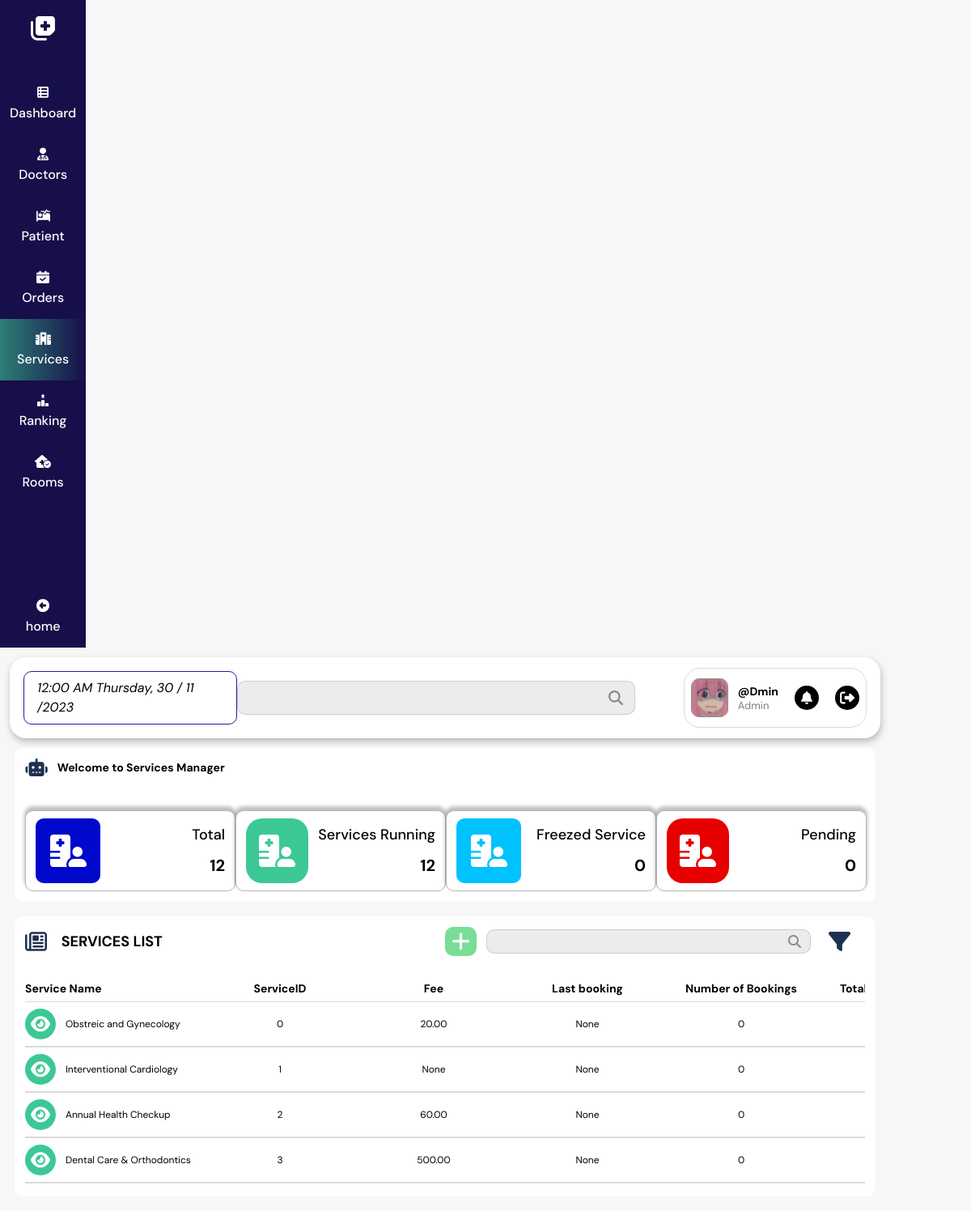
The app's page /adminService/ with its own data.
### service/models.py (models this page shows, shortened)
class Service(models.Model):
    service_id = models.CharField(max_length=8, primary_key=True)
    description = models.TextField()
    price = models.DecimalField(max_digits=6, decimal_places=2, null=True)
    service_name = models.CharField(max_length=50, null=True)
    service_type = models.CharField(max_length=30, null=True)
    status = models.IntegerField(default=2)
    total_order = models.IntegerField(default=0)
    total_payment = models.IntegerField(default=0)
    lastbooking_date = models.DateField(null=True)

### admin/views.py (the view, shortened to what this page needs)
# urls.py: path('adminService/', views.adminService, name='adminService'),
def adminService(request):
    services = Service.objects.all()
    total = Service.objects.all().count()
    service_running = Service.objects.filter(status=1).count()
    service_freezed = Service.objects.filter(status=2).count()
    service_pending = Service.objects.filter(status=3).count()
    context = {
        'total': total,
        'service_running': service_running,
        'service_freezed': service_freezed,
        'service_pending': service_pending,
        'services': services,
    }
    return render(request, 'admin/admin_service.html', context)

### admin/templates/admin/admin_service.html (shortened to what this page needs)
{% load static %}
<!DOCTYPE html>
<html lang="en">
<head>
    <link rel="stylesheet" href="https://cdnjs.cloudflare.com/ajax/libs/normalize/8.0.1/normalize.min.css">
    <link rel="stylesheet" href="{% static 'css/grid.css' %}">
    <link rel="stylesheet" href="{% static 'css/service_admin.css' %}">
    <link rel="stylesheet" href="https://cdnjs.cloudflare.com/ajax/libs/font-awesome/6.4.2/css/all.min.css">
</head>
<body>
    <div class="main">
        <div class="grid">
            <div class="row no-gutters">
                <div class="col ls-1">
                    <div class="navbar">
                        <div class="navbar__addButton">
                            <img src="{% static 'img/all/add_logo.svg' %}" alt="" class=navbar__addButton-img>
                        </div>
                        <ul class="navbar__list">
                            <a href="{% url 'admin+' %}" class="navbar__item">
                                <img src="{% static 'img/all/dashboard.svg' %}" alt="" class="navbar__item-img">
                                <div class="navbar__item-heading">Dashboard</div>
                            </a>
                            <a href="{% url 'adminDoctor' %}" class="navbar__item ">
                                <img src="{% static 'img/all/doctor.svg' %}" alt="" class="navbar__item-img">
                                <div class="navbar__item-heading">Doctors</div>
                            </a>
                            <a href="{% url 'adminPatient' %}" class="navbar__item">
                                <img src="{% static 'img/all/patient.svg' %}" alt="" class="navbar__item-img">
                                <div class="navbar__item-heading">Patient</div>
                            </a>
                            <a href="{% url 'adminAppointment' %}" class="navbar__item">
                                 <img src="{% static 'img/all/order.svg' %}" alt="" class="navbar__item-img">
                                 <div class="navbar__item-heading">Orders</div>
                            </a>
                            <a href="{% url 'adminService' %}" class="navbar__item  active">
                                <img src="{% static 'img/all/material.svg' %}" alt="" class="navbar__item-img">
                                <div class="navbar__item-heading">Services</div>
                            </a>
                            <a href="{% url 'admin+' %}" class="navbar__item">
                                <img src="{% static 'img/all/Ranking.svg' %}" alt="" class="navbar__item-img">
                                <div class="navbar__item-heading">Ranking</div>
                            </a>
                            <a href="{% url 'adminRoom' %}" class="navbar__item">
                                <img src="{% static 'img/all/rooms.svg' %}" alt="" class="navbar__item-img">
                                <div class="navbar__item-heading">Rooms</div>
                            </a>
                            <a href="" class="navbar__item home">
                                <img src="{% static 'img/all/homenew.svg' %}" alt="" class="navbar__item-img">
                                <div class="navbar__item-heading">home</div>
                            </a>
                        </ul>
                    </div>
                </div>
                    <div class="col l-11">
                        <div class="row no-gutters">
                            <div class="col l-12">
                                <div class="header">
                                    <div class="header__wrapper">
                                        <div class="header__heading">
                                            <div class="header__heading-date">
                                                12:00 AM Thursday, 30 / 11 /2023
                                            </div>
                                            <div class="header__search-wrapper">
                                                <input type="text" class="header__search">
                                                <img src="{% static 'img/all/brown-search.svg' %}" alt="" class="header__search-icon">
                                            </div>
                                            <div class="header__account">
                                                <div class="header__account-wrapper">
                                                    <img src="{% static 'img/all/avatar.svg' %}" alt="" class="header__account-img">
                                                    <div class="header__account-info">
                                                        <div class="header__account-name">@Dmin</div>
                                                        <div class="header__acount-role">Admin</div>
                                                    </div>
                                                    <div class="header__logout-wrapper">
                                                        <img src="{% static 'img/all/bell.svg' %}" alt="" class="header__logout-img">
                                                    </div>
                                                    <a href="" class="header__logout-wrapper">
                                                        <img src="{% static 'img/all/logout.svg' %}" alt="" class="header__logout-img">
                                                    </a>
                                                </div>
                                            </div>
                                        </div>
                                    </div>
                                </div>
                            </div>
                        </div>
                        <div class="row no-gutters">
                            <div class="col l-12">
                                <div class="dashboard">
                                    <div class="dashboard__header">
                                        <img src="{% static 'img/all/robot.svg' %}" class="dashboard__icon">
                                        <div class="dashboard__heading">
                                            Welcome to Services Manager
                                        </div>
                                    </div>
                                    <div class="dashboard__list">
                                        <form action="" method="POST">
                                            <button name="all" value="all" class="dashboard__item" style="background-color: white;">
                                                <div class="dashboard-item__wrapper">
                                                    <img src="{% static 'img/all/manager-icon.svg' %}" alt="" class="dashboard__item-img">
                                                </div>
                                                <div class="dashboard-item__info">
                                                    <div class="dashboard__item-title">Total</div>
                                                    <div class="dashboard__item-number">{{total}}</div>
                                                </div>
                                            </button>
                                        </form>
                                        <form action="" method="POST">
                                            <button name="running" value="running" class="dashboard__item" style="background-color: white;">
                                                <div class="dashboard-item__wrapper green">
                                                    <img src="{% static 'img/all/manager-icon.svg' %}" alt="" class="dashboard__item-img">
                                                </div>
                                                <div class="dashboard-item__info">
                                                    <div class="dashboard__item-title">Services Running</div>
                                                    <div class="dashboard__item-number">{{service_running}}</div>
                                                </div>
                                            </button>
                                        </form>
                                        <form action="" method="POST">
                                            <button name="freezed" value="freezed" class="dashboard__item" style="background-color: white;">
                                                <div class="dashboard-item__wrapper blue">
                                                    <img src="{% static 'img/all/manager-icon.svg' %}" alt="" class="dashboard__item-img">
                                                </div>
                                                <div class="dashboard-item__info">
                                                    <div class="dashboard__item-title">Freezed Service</div>
                                                    <div class="dashboard__item-number">{{service_freezed}}</div>
                                                </div>
                                            </button>
                                        </form>
                                        <form action="" method="POST">
                                            <button value="pending" name="pending" class="dashboard__item" style="background-color: white;">
                                                <div class="dashboard-item__wrapper red">
                                                    <img src="{% static 'img/all/manager-icon.svg' %}" alt="" class="dashboard__item-img">
                                                </div>
                                                <div class="dashboard-item__info">
                                                    <div class="dashboard__item-title">Pending</div>
                                                    <div class="dashboard__item-number">{{service_pending}}</div>
                                                </div>
                                            </button>
                                        </form>
                                    </div>
                                </div>
                            </div>
                        </div>
                        <div class="row no-gutters">
                            <div class="col l-12">
                                <div class="appointment">
                                    <div class="appointment__headers">
                                        <div class="appointment__headers-wrapper">
                                            <img src="{% static 'img/all/paper.svg' %}" alt="" class="appointment__headers-img">
                                            <div class="appointment__heading">SERVICES LIST</div>
                                        </div>
                                        <div class="appointment__headers-wrapper">
                                            <div class="appointment__add-wrapper">
                                                <img class="appointment__add" src="{% static 'img/all/plus.svg' %}" alt="">
                                            </div>
                                            <form method="POST" class="appointment__search-wrapper">
                                                <img src="{% static 'img/all/brown-search.svg' %}" alt="" class="appointment__search-icon">
                                                <input  name="filter" class="appointment__search">
                                            </form>
                                            <img src="{% static 'img/all/filter.svg' %}" alt="" class="appointment__headers-img">
                                        </div>
                                    </div>
                                    <div class="appointment__list">
                                        <div class="appointment__list-header">
                                            <div class="appoitment__list-header-item-patient">
                                                Service Name
                                            </div>
                                            <div class="appoitment__list-header-item">
                                                ServiceID
                                            </div>
                                            <div class="appoitment__list-header-item">
                                                Fee
                                            </div>
                                            <div class="appoitment__list-header-item">
                                                Last booking
                                            </div>
                                            <div class="appoitment__list-header-item">
                                                Number of Bookings
                                            </div>
                                            <div class="appoitment__list-header-item">
                                                Total Payment(USD)
                                            </div>
                                        </div>
                                        {% for service in services %}
                                        <a href="{% url 'serviceDetail' service.service_id  %}" class="appointment__list-item">
                                            <div class="appointment__item-patient">
                                                <div class="appointment__item-wrapper">
                                                    <img src="{% static 'img/all/eye.svg' %}" class="appointment__item-img">
                                                </div>
                                                <div src="" class="appointment__item-name">{{service.service_name}}</div>
                                            </div>
                                            <div class="appointment__item-attr">{{service.service_id}}</div>
                                            <div class="appointment__item-attr">{{service.price}}</div>
                                            <div class="appointment__item-attr">{{service.lastbooking_date}}</div>
                                            <div class="appointment__item-attr">{{service.total_order}}</div>
                                            <div class="appointment__item-attr">{{service.total_payment}}</div>
                                        </a>
                                        {% endfor %}
                                    </div>
                                </div>
                            </div>
                        </div>
                    </div>
            </div>
        </div>
    </div>
</body>
</html>

### records on screen
Service: service_name "Obstreic and Gynecology", service_id "0", price "20.00", lastbooking_date "None", total_order "0"
Service: service_name "Interventional Cardiology", service_id "1", price "None", lastbooking_date "None", total_order "0"
Service: service_name "Annual Health Checkup", service_id "2", price "60.00", lastbooking_date "None", total_order "0"
Service: service_name "Dental Care & Orthodontics", service_id "3", price "500.00", lastbooking_date "None", total_order "0"

### other values on screen
{{ total }} "12"
{{ service_running }} "12"
{{ service_freezed }} "0"
{{ service_pending }} "0"
